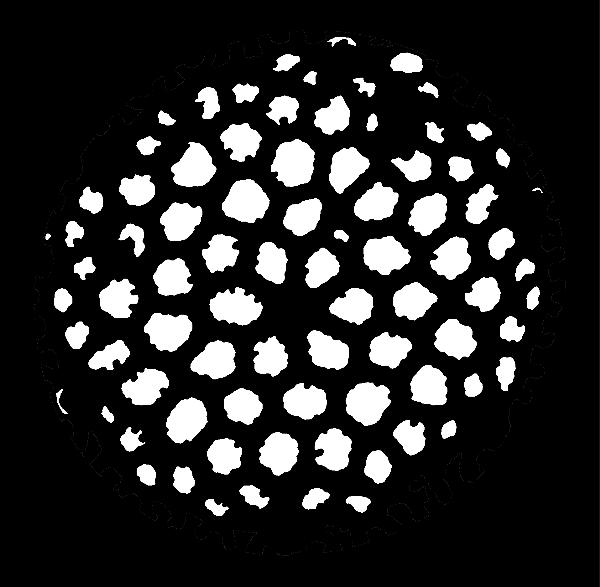
//> input picture BasicMorphology/source.png, 600 x 587 px
$ ./main   (built with g++ and OpenCV 4)
//> lines starting //> are read from the running program, lines starting //| are printed output that depends on the picture
#include <opencv2/opencv.hpp>


int main() {
    cv::Mat source = cv::imread("/home/tibor/Desktop/opencv-projects/BasicMorphology/source.png");
//> source is the input picture: 587 rows x 600 cols, CV_8UC3; min 0, max 255, mean 42.5
    cv::cvtColor(source, source, cv::COLOR_BGR2GRAY);
//> source: 587 rows x 600 cols, CV_8UC1
    if (source.empty()) std::cerr << "Error: Could not load the image!" << '\n';

    cv::Mat kernel = cv::getStructuringElement(cv::MORPH_RECT, cv::Size(5, 5));

    cv::Mat erosionResult;
    cv::erode(source, erosionResult, kernel);
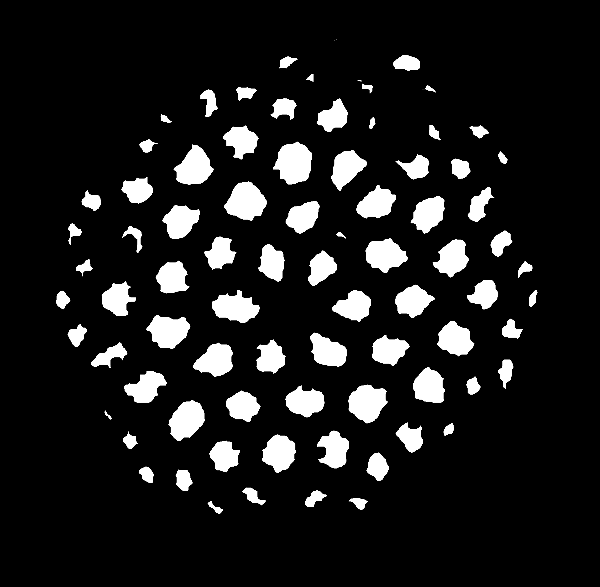
//> erosionResult: 587 rows x 600 cols, CV_8UC1; min 0, max 255, mean 28.1

    cv::Mat dilationResult;
    cv::dilate(source, dilationResult, kernel);
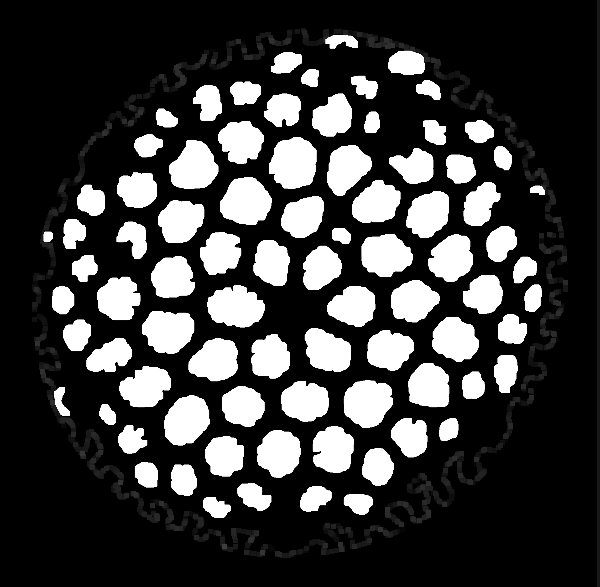
//> dilationResult: 587 rows x 600 cols, CV_8UC1; min 0, max 255, mean 60.3

    // opening - erosion followed by dilataion
    cv::Mat openingResult;
    cv::morphologyEx(source, openingResult, cv::MORPH_OPEN, kernel);

    cv::Mat closingResult;
    cv::morphologyEx(source, closingResult, cv::MORPH_CLOSE, kernel);

    // calculate gradient
    cv::Mat gradientResult;
    cv::morphologyEx(source, gradientResult, cv::MORPH_GRADIENT, kernel);
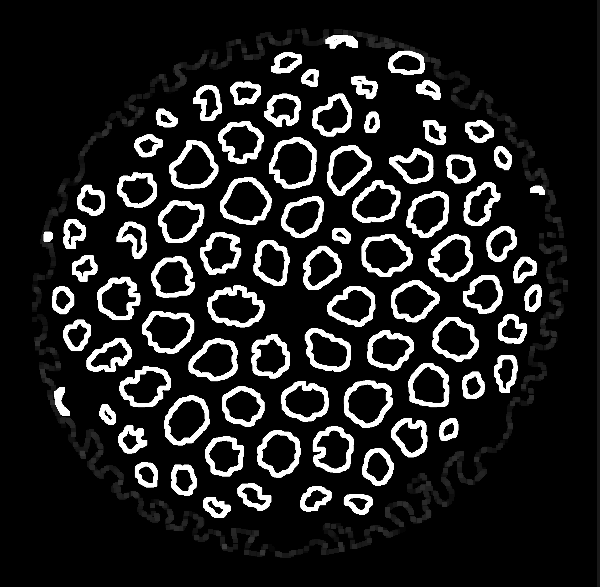
//> gradientResult: 587 rows x 600 cols, CV_8UC1; min 0, max 255, mean 32.2

    // tophat (opening input)
    cv::Mat tophatResult;
    cv::morphologyEx(source, tophatResult, cv::MORPH_TOPHAT, kernel);
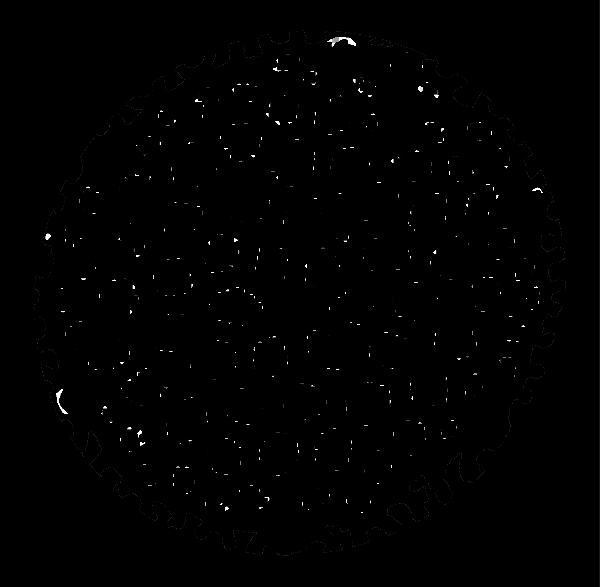
//> tophatResult: 587 rows x 600 cols, CV_8UC1; min 0, max 255, mean 1.1

    // displaying result
    cv::imshow("Original", source);
    cv::imshow("Erosion", erosionResult);
    cv::imshow("Dilation", dilationResult);
    cv::imshow("Opening", openingResult);
    cv::imshow("Closing", closingResult);
    cv::imshow("Gradient", gradientResult);
    cv::imshow("Tophat", tophatResult);

    cv::waitKey();

    return 0;
}
